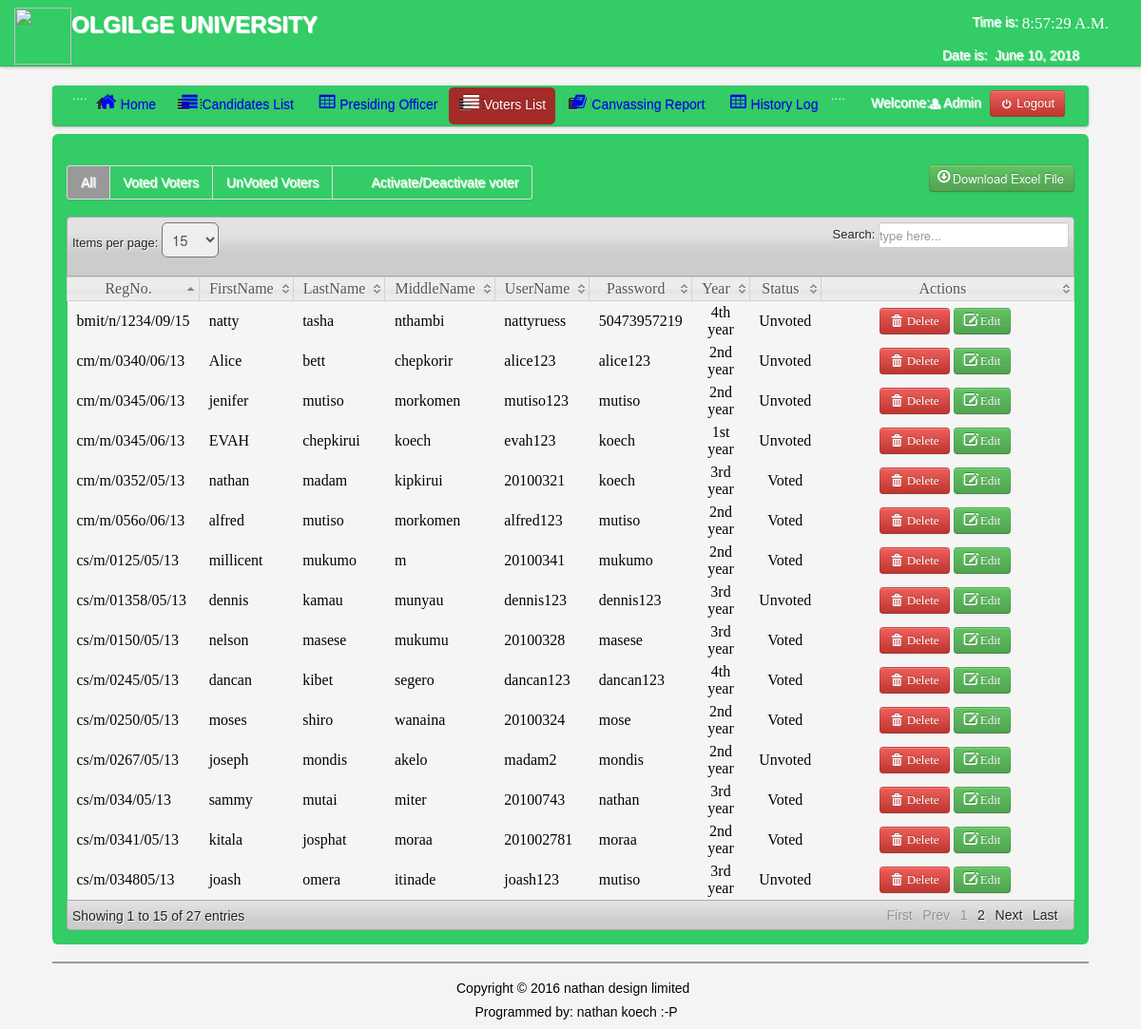
The page /voting/admin/voter_list.php (signed in) on the database its author committed.
### tables this page shows
CREATE TABLE IF NOT EXISTS `users` (
  `User_id` int(11) NOT NULL AUTO_INCREMENT,
  `FirstName` varchar(100) NOT NULL,
  `LastName` varchar(100) NOT NULL,
  `UserName` varchar(100) NOT NULL,
  `Password` varchar(100) NOT NULL,
  `User_Type` varchar(50) NOT NULL,
  PRIMARY KEY (`User_id`)
);

CREATE TABLE IF NOT EXISTS `voters` (
  `VoterID` int(11) NOT NULL AUTO_INCREMENT,
  `regno` varchar(30) NOT NULL,
  `FirstName` varchar(150) NOT NULL,
  `LastName` varchar(150) NOT NULL,
  `MiddleName` varchar(100) NOT NULL,
  `Username` varchar(100) NOT NULL,
  `Password` varchar(100) NOT NULL,
  `Year` varchar(100) NOT NULL,
  `Status` varchar(20) NOT NULL,
  `session` int(10) NOT NULL,
  PRIMARY KEY (`VoterID`)
);

### voting/admin/session.php (called while the page is built, shortened)
<?php
$id_session=$_SESSION['id'];
?>

### voting/admin/voter_list.php (the view, shortened to what this page needs)
<?php
include('header.php');
include('session.php');
?>
</head>
<body>
<?php include('nav_top.php'); ?>
<div class="wrapper">
<div class="home_body">
<div class="navbar">
	<div class="navbar-inner">
	<div class="container">
	<ul class="nav nav-pills">
	  <li>....</li>
	  <li><a href="home.php"><i class="icon-home icon-large"></i>Home</a></li>
	  <li><a  href="candidate_list.php"><i class="icon-align-justify icon-large"></i>Candidates List</a></li>
<li><a  href="presiding.php"><i class="icon-table icon-large"></i>Presiding Officer</a>
	  <li class="active"><a  href="voter_list.php"><i class="icon-align-justify icon-large"></i>Voters List</a></li>
		 <li><a  href="canvassing_report.php"><i class="icon-book icon-large"></i>Canvassing Report</a></li>
		    <li><a  href="History.php"><i class="icon-table icon-large"></i>History Log</a>
		   <div class="modal hide fade" id="about">
		   <li>....</li>
	 </ul>
	<form class="navbar-form pull-right">
		<?php $result=mysql_query("select * from users where User_id='$id_session'");
	$row=mysql_fetch_array($result);
	?>
	<font color="white">Welcome:<i class="icon-user-md"></i><?php echo $row['User_Type']; ?></font>
	<a class="btn btn-danger" id="logout" data-toggle="modal" href="#myModal"><i class="icon-off"></i>&nbsp;Logout</a>
	</form>
	</div>
	</div>
	</div>
	<div id="element" class="hero-body">
		    <div class="pagination">
    <ul>
    <li  class="active"><a href="voter_list.php"><font color="white">All</font></a></li>
    <li  class=""><a href="Voted_voters.php"><font color="white">Voted Voters</font></a></li>
    <li  class=""><a href="Unvoted_voters.php"><font color="white">UnVoted Voters</font></a></li>
  	<li><a href="activate_voter.php"><font color="white"><i class="icon-active icon-large"></i>Activate/Deactivate voter</font></a></li>
    </ul>
    </div>
	<div class="excel_button">
			<form method="POST" action="excel_voter.php">
	<button id="excel" class="btn btn-success" name="save"><i class="icon-download icon-large"></i>Download Excel File</button>
	</form>
	</div>
	<table class="users-table">
<div class="demo_jui">
		<table cellpadding="0" cellspacing="0" border="0" class="display" id="log" class="jtable">
			<thead>
				<tr>
				<th>RegNo.</th>
				<th>FirstName</th>
				<th>LastName</th>
				<th>MiddleName</th>
				<th>UserName</th>
				<th>Password</th>
				<th>Year</th>
				<th>Status</th>
				<th>Actions</th>
				</tr>
			</thead>
			<tbody>
<?php $voter_query=mysql_query("select  * from voters");
		while($voter_rows=mysql_fetch_array($voter_query)){ $id=$voter_rows['VoterID'];?>
<tr class="del<?php echo $id ?>">
	<td><?php echo $voter_rows['regno']; ?></td>
	<td><?php echo $voter_rows['FirstName']; ?></td>
	<td><?php echo $voter_rows['LastName']; ?></td>
	<td><?php echo $voter_rows['MiddleName']; ?></td>
	<td><?php echo $voter_rows['Username']; ?></td>
	<td><?php echo $voter_rows['Password']; ?></td>
	<td align="center"><?php echo $voter_rows['Year']; ?></td>
	<td align="center"><?php echo $voter_rows['Status']; ?></td>
	<td width="360" align="center">
	<a class="btn btn-danger1"  id="<?php echo $id; ?>">  <i class="icon-trash icon-large"></i>&nbsp;Delete</a>
	<a class="btn btn-Success" href="edit_voter.php<?php echo '?id='.$id; ?>"><i class="icon-edit icon-large"></i>&nbsp;Edit</a>&nbsp;
	</tr>
<?php } ?>
			</tbody>
		</table>
	</div>
	<?php include('footer.php')?>
</div>
</div>
</body>
</html>

### voting/admin/css/datatable/demo_table_jui.css (style rules this page uses)
table.display thead th { cursor: pointer; padding: 3px 0 3px 10px; }
table.display { border-collapse: collapse; clear: both; margin: 0 auto; width: 100%; }
table.display td { padding: 3px 10px; }
tr.odd { background-color: #f5f5f5; }
tr.even { background-color: #f5f5f5; }
tr.odd td.sorting_1 { background-color: f5f5f5; }
tr.even td.sorting_1 { background-color: f5f5f5; }

### voting/admin/css/Home.css (style rules this page uses)
* { margin:0; padding:0; }
body { font-family:"Trebuchet MS", "Myriad Pro", Arial, sans-serif; font-size:14px; background-color: #fff; background:#f4f4f4 url(../images/bg.gif) repeat top left; text-shadow:1px 1px 1px #fff; background-position: 0 0px; }
.wrapper { width:1090px; margin:10px auto; }
.navbar .navbar-inner { background: #3C6; }

### rows shown on the page
users: User_Type "Admin"
voters: regno "cm/m/056o/06/13", FirstName "alfred", LastName "mutiso", MiddleName "morkomen", Username "alfred123", Password "mutiso", Year "2nd year", Status "Voted"
voters: regno "cs/m/0250/05/13", FirstName "moses", LastName "shiro", MiddleName "wanaina", Username "20100324", Password "mose", Year "2nd year", Status "Voted"
voters: regno "cm/m/0352/05/13", FirstName "nathan", LastName "madam", MiddleName "kipkirui", Username "20100321", Password "koech", Year "3rd year", Status "Voted"
voters: regno "cs/m/0150/05/13", FirstName "nelson", LastName "masese", MiddleName "mukumu", Username "20100328", Password "masese", Year "3rd year", Status "Voted"
voters: regno "cs/m/0125/05/13", FirstName "millicent", LastName "mukumo", MiddleName "m", Username "20100341", Password "mukumo", Year "2nd year", Status "Voted"
voters: regno "cs/m/034/05/13", FirstName "sammy", LastName "mutai", MiddleName "miter", Username "20100743", Password "nathan", Year "3rd year", Status "Voted"
voters: regno "cs/m/0341/05/13", FirstName "kitala", LastName "josphat", MiddleName "moraa", Username "201002781", Password "moraa", Year "2nd year", Status "Voted"
voters: regno "cs/m/034805/13", FirstName "joash", LastName "omera", MiddleName "itinade", Username "joash123", Password "mutiso", Year "3rd year", Status "Unvoted"
voters: regno "cs/m/0267/05/13", FirstName "joseph", LastName "mondis", MiddleName "akelo", Username "madam2", Password "mondis", Year "2nd year", Status "Unvoted"
voters: regno "cm/m/0345/06/13", FirstName "jenifer", LastName "mutiso", MiddleName "morkomen", Username "mutiso123", Password "mutiso", Year "2nd year", Status "Unvoted"
voters: regno "cm/m/0345/06/13", FirstName "EVAH", LastName "chepkirui", MiddleName "koech", Username "evah123", Password "koech", Year "1st year", Status "Unvoted"
voters: regno "cs/m/0245/05/13", FirstName "dancan", LastName "kibet", MiddleName "segero", Username "dancan123", Password "dancan123", Year "4th year", Status "Voted"
voters: regno "cm/m/0340/06/13", FirstName "Alice", LastName "bett", MiddleName "chepkorir", Username "alice123", Password "alice123", Year "2nd year", Status "Unvoted"
voters: regno "cs/m/01358/05/13", FirstName "dennis", LastName "kamau", MiddleName "munyau", Username "dennis123", Password "dennis123", Year "3rd year", Status "Unvoted"
voters: regno "bmit/n/1234/09/15", FirstName "natty", LastName "tasha", MiddleName "nthambi", Username "nattyruess", Password "50473957219", Year "4th year", Status "Unvoted"
